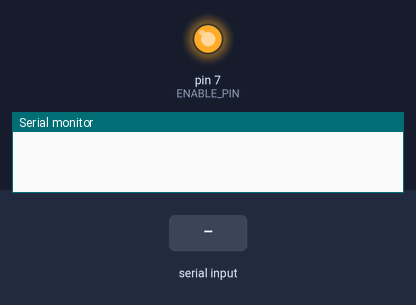
Simulated run of this sketch. Board: Arduino Uno, built with avr-gcc and run on an emulated ATmega328P. Parts: output pins drawn as LEDs (lit = HIGH), the last lines printed to the serial monitor. Inputs (shaded band) come from the test bench.

Above: at 0.1 s.
At 4.3 s:
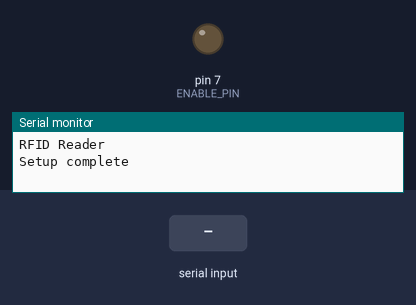
4.4 s: byte 10 (START_BYTE) received over Serial
Timing chart, 0 to 7.4 s (numbered marks = the images above; inputs shaded):
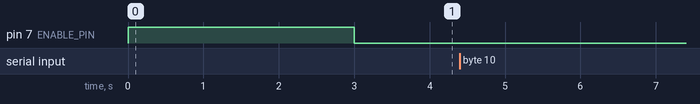

The sketch:

RFID_Read.ino
```cpp
#define ENABLE_PIN 7
#define BUFSIZE 10

#define START_BYTE 0x0A
#define STOP_BYTE  0x0D


char data[BUFSIZE];
int offset;

void setup()
{
  pinMode(ENABLE_PIN, OUTPUT);
  digitalWrite(ENABLE_PIN, HIGH); // Put Reader in 'Idle' Mode
  delay(3000);
  digitalWrite(ENABLE_PIN, LOW); // Put Reader in 'Active' Mode


  Serial.begin(2400);
  while(!Serial);           // Wait for Serial port to be ready
  Serial.println("RFID Reader");
  Serial.println("Setup complete");
  Serial.println();
  Serial.flush();


}

void loop()
{

  data[0] = 0; // Clear buffer
  offset = 0;  // Reset offset

  if (Serial.available())
  {
    if (Serial.read() == START_BYTE)
    {
      Serial.print("ID: ");
      Serial.readBytesUntil(STOP_BYTE, data, BUFSIZE);
      Serial.println(data);
      Serial.flush();
    }
  }


//  while(Serial.available())
//  {
//    data[offset] = Serial.read();
//    if (data[offset] == START_BYTE)
//    {
//      Serial.print("ID: ");
//      // No need to print start byte
//      offset = -1; // Move offset back so that indices 0-9 are ID
//
//    }
//    else if (data[offset] == STOP_BYTE)
//    {
//      data[offset] = 0; // Put null terminator at end of buffer
//      break;
//    }
//
//    offset++;
//
//    if (offset >= BUFSIZE)
//    {
//      offset = 0;
//    }
//
//  }
//
//  Serial.println(data);
//  Serial.flush();

}
```
